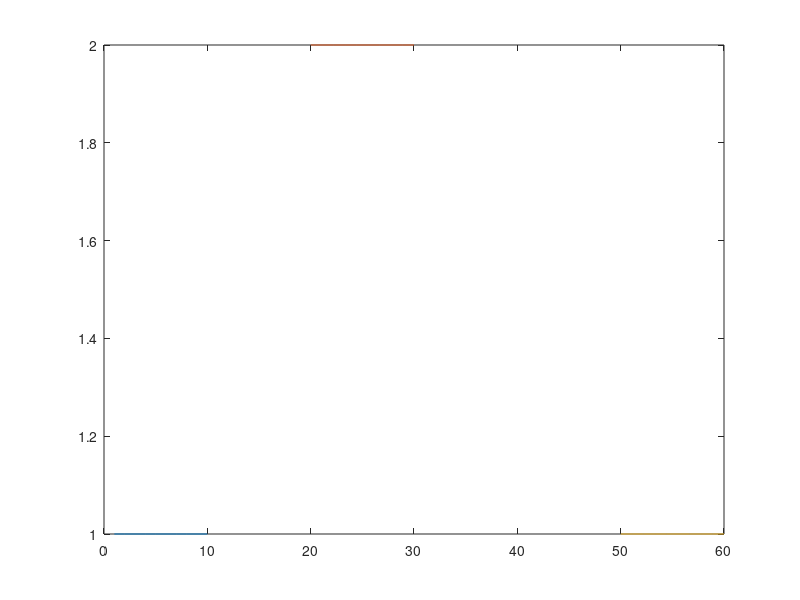

Write MATLAB code to recreate this figure.
index = zeros(10,3);
index(:,1) = linspace(1,10,10);
index(:,2) = linspace(20,30,10);
index(:,3) = linspace(50,60,10);

data = zeros(10,3);
data(:,1) = 1;
data(:,2) = 2;
data(:,3) = 1;

plot(index,data);